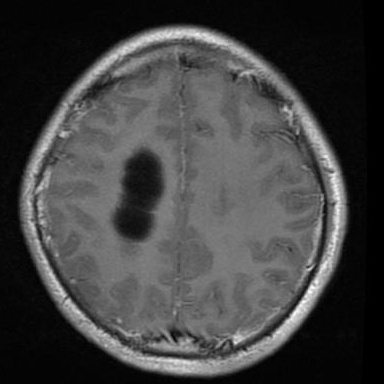
#> input picture Classifier Models/WebAPP/challenging_test_images/glioma_0002_Tr-gl_0228_variation_B_center_crop_75.jpg, 384 x 384 px
$ python -i create_challenging_test_images.py   (imports and definitions only)
#> lines starting #> are read from the running program, lines starting #| are printed output that depends on the picture
import cv2
import numpy as np
import os
from PIL import Image, ImageEnhance, ImageFilter
import random
from scipy import ndimage
import matplotlib.pyplot as plt

def create_challenging_augmentations(image_path, output_dir="challenging_test_images"):
    """
    Create challenging augmented MRI scans that will really test all 3 models
    """
#> called with output_dir = 'challenging_test_images'
    # Create output directory
    os.makedirs(output_dir, exist_ok=True)

    # Load the original image
    img = cv2.imread(image_path)
#> img is the input picture: shape (384, 384, 3); min 0, max 255, mean 65.2
    if img is None:
        print(f"Error: Could not load image {image_path}")
        return

    # Convert to RGB for PIL operations
    img_rgb = cv2.cvtColor(img, cv2.COLOR_BGR2RGB)
    pil_img = Image.fromarray(img_rgb)

    # Get base filename
    base_name = os.path.splitext(os.path.basename(image_path))[0]

    print(f"Creating challenging augmented images from: {base_name}")

    # 1. EXTREME BLUR - Test model robustness to image quality
    print("Creating extreme blur variations...")
    for blur_level in [15, 25, 35]:
        blurred = cv2.GaussianBlur(img, (blur_level, blur_level), 0)
        cv2.imwrite(f"{output_dir}/{base_name}_extreme_blur_{blur_level}.jpg", blurred)

    # 2. NOISE CORRUPTION - Test noise robustness
    print("Creating noise corruption variations...")
    for noise_level in [0.1, 0.2, 0.3]:
        noise = np.random.normal(0, noise_level * 255, img.shape).astype(np.uint8)
        noisy_img = cv2.add(img, noise)
        cv2.imwrite(f"{output_dir}/{base_name}_noise_{int(noise_level*100)}.jpg", noisy_img)

    # 3. ROTATION CHALLENGES - Test geometric robustness
    print("Creating rotation challenges...")
    for angle in [15, 30, 45, -15, -30, -45]:
        h, w = img.shape[:2]
        center = (w // 2, h // 2)
        rotation_matrix = cv2.getRotationMatrix2D(center, angle, 1.0)
        rotated = cv2.warpAffine(img, rotation_matrix, (w, h), borderValue=(0, 0, 0))
        cv2.imwrite(f"{output_dir}/{base_name}_rotated_{angle}.jpg", rotated)
#> this loop made 6 passes
#> rotation_matrix on passes 1 to 6: [[0.966, 0.259, -43.15], [-0.259, 0.966, 56.24]], [[0.866, 0.5, -70.28], [-0.5, 0.866, 121.7]], [[0.707, 0.707, -79.53], [-0.707, 0.707, 192]], [[0.966, -0.259, 56.24], [0.259, 0.966, -43.15]], [[0.866, -0.5, 121.7], [0.5, 0.866, -70.28]], [[0.707, -0.707, 192], [0.707, 0.707, -79.53]]
#> pass 1, in create_challenging_augmentations, `rotated = cv2.warpAffine(img, rotation_matrix, (w, h), borderValue=(0,..`:
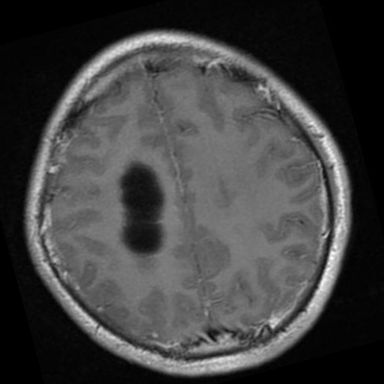
#> rotated: shape (384, 384, 3); min 0, max 251, mean 64.9

    # 4. BRIGHTNESS/CONTRAST EXTREMES - Test photometric robustness
    print("Creating brightness/contrast extremes...")
    pil_img = Image.fromarray(cv2.cvtColor(img, cv2.COLOR_BGR2RGB))

    # Very dark
    enhancer = ImageEnhance.Brightness(pil_img)
    dark_img = enhancer.enhance(0.3)
    cv2.imwrite(f"{output_dir}/{base_name}_very_dark.jpg", cv2.cvtColor(np.array(dark_img), cv2.COLOR_RGB2BGR))

    # Very bright
    bright_img = enhancer.enhance(2.0)
    cv2.imwrite(f"{output_dir}/{base_name}_very_bright.jpg", cv2.cvtColor(np.array(bright_img), cv2.COLOR_RGB2BGR))

    # Low contrast
    contrast_enhancer = ImageEnhance.Contrast(pil_img)
    low_contrast = contrast_enhancer.enhance(0.3)
    cv2.imwrite(f"{output_dir}/{base_name}_low_contrast.jpg", cv2.cvtColor(np.array(low_contrast), cv2.COLOR_RGB2BGR))

    # High contrast
    high_contrast = contrast_enhancer.enhance(2.5)
    cv2.imwrite(f"{output_dir}/{base_name}_high_contrast.jpg", cv2.cvtColor(np.array(high_contrast), cv2.COLOR_RGB2BGR))

    # 5. CROPPING CHALLENGES - Test partial image recognition
    print("Creating cropping challenges...")
    h, w = img.shape[:2]

    # Center crop (75% of original)
    crop_size = int(min(h, w) * 0.75)
#> crop_size = 288
    start_h = (h - crop_size) // 2
#> start_h = 48
    start_w = (w - crop_size) // 2
#> start_w = 48
    cropped = img[start_h:start_h+crop_size, start_w:start_w+crop_size]
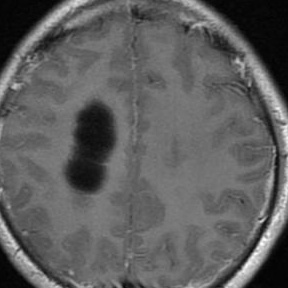
#> cropped: shape (288, 288, 3); min 1, max 255, mean 94.5
    cv2.imwrite(f"{output_dir}/{base_name}_center_crop_75.jpg", cropped)

    # Corner crop
    corner_crop = img[:crop_size, :crop_size]
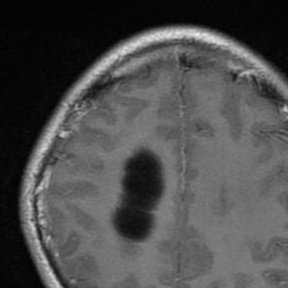
#> corner_crop: shape (288, 288, 3); min 0, max 239, mean 77.3
    cv2.imwrite(f"{output_dir}/{base_name}_corner_crop.jpg", corner_crop)

    # 6. SCALING CHALLENGES - Test different resolutions
    print("Creating scaling challenges...")
    for scale in [0.5, 0.75, 1.5, 2.0]:
        new_h, new_w = int(h * scale), int(w * scale)
        scaled = cv2.resize(img, (new_w, new_h), interpolation=cv2.INTER_LINEAR)
        cv2.imwrite(f"{output_dir}/{base_name}_scale_{scale}.jpg", scaled)

    # 7. MIXED AUGMENTATIONS - Combine multiple challenges
    print("Creating mixed augmentation challenges...")

    # Blur + Noise
    blurred = cv2.GaussianBlur(img, (15, 15), 0)
    noise = np.random.normal(0, 0.15 * 255, blurred.shape).astype(np.uint8)
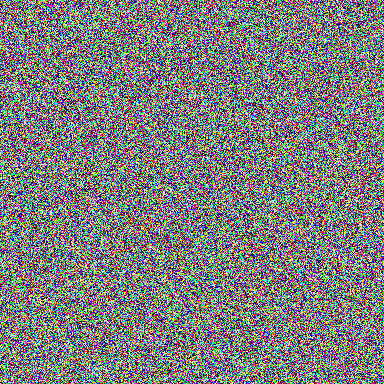
#> noise: shape (384, 384, 3); mean B, G, R 125.5, 125.5, 125.1
    mixed1 = cv2.add(blurred, noise)
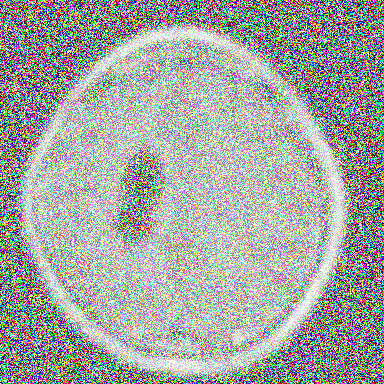
#> mixed1: shape (384, 384, 3); mean B, G, R 168.4, 168.4, 168.1
    cv2.imwrite(f"{output_dir}/{base_name}_blur_noise_mixed.jpg", mixed1)

    # Rotation + Brightness
    h, w = img.shape[:2]
    center = (w // 2, h // 2)
    rotation_matrix = cv2.getRotationMatrix2D(center, 20, 1.0)
#> rotation_matrix = [[0.94, 0.342, -54.09], [-0.342, 0.94, 77.25]]
    rotated = cv2.warpAffine(img, rotation_matrix, (w, h), borderValue=(0, 0, 0))
    pil_rotated = Image.fromarray(cv2.cvtColor(rotated, cv2.COLOR_BGR2RGB))
    enhancer = ImageEnhance.Brightness(pil_rotated)
    bright_rotated = enhancer.enhance(1.5)
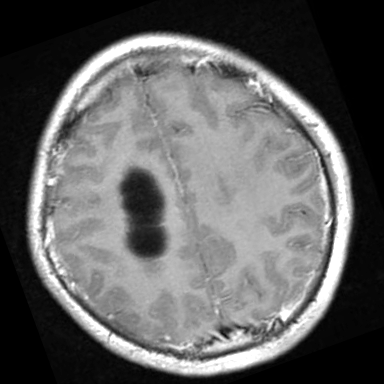
#> bright_rotated: PIL image 384x384 RGB; min 0, max 255, mean 96.2
    cv2.imwrite(f"{output_dir}/{base_name}_rotated_bright_mixed.jpg", cv2.cvtColor(np.array(bright_rotated), cv2.COLOR_RGB2BGR))

    # 8. EDGE CASES - Very challenging scenarios
    print("Creating edge case challenges...")

    # Heavily compressed (simulate poor quality)
    cv2.imwrite(f"{output_dir}/{base_name}_compressed.jpg", img, [cv2.IMWRITE_JPEG_QUALITY, 20])

    # Salt and pepper noise
    salt_pepper = img.copy()
    noise = np.random.random(img.shape[:2])
    salt_pepper[noise < 0.05] = 0  # Salt
    salt_pepper[noise > 0.95] = 255  # Pepper
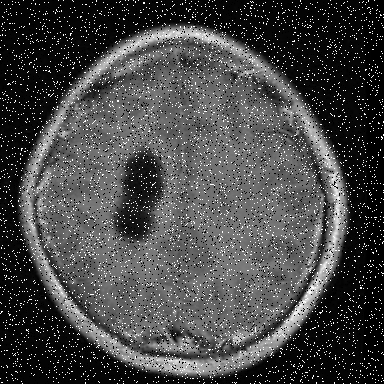
#> salt_pepper: shape (384, 384, 3); min 0, max 255, mean 71.3
    cv2.imwrite(f"{output_dir}/{base_name}_salt_pepper.jpg", salt_pepper)

    # Motion blur simulation
    kernel = np.zeros((9, 9))
    kernel[4, :] = np.ones(9) / 9
    motion_blurred = cv2.filter2D(img, -1, kernel)
    cv2.imwrite(f"{output_dir}/{base_name}_motion_blur.jpg", motion_blurred)

    print(f"✅ Created {len(os.listdir(output_dir))} challenging test images in {output_dir}/")
    print("\n🎯 These images will test:")
    print("   • Model robustness to image quality")
    print("   • Geometric transformation handling")
    print("   • Photometric variation adaptation")
    print("   • Noise and corruption resistance")
    print("   • Partial image recognition")
    print("   • Resolution scaling capabilities")

def create_test_suite():
    """
    Create a comprehensive test suite from existing images
    """
    # Find existing test images
    test_images = []

    # Check various directories for test images
    directories_to_check = [
        "uploads",
        "../uploads",
        "../../uploads",
        "../../Beta/uploads",
        "../../Classifier Models/WebAPP/uploads"
    ]

    for directory in directories_to_check:
        if os.path.exists(directory):
            for file in os.listdir(directory):
                if file.lower().endswith(('.jpg', '.jpeg', '.png')):
                    test_images.append(os.path.join(directory, file))

    if not test_images:
        print("❌ No test images found. Please add some MRI images to test with.")
        return

    print(f"Found {len(test_images)} test images:")
    for img in test_images:
        print(f"  • {img}")

    # Create challenging augmentations for each image
    for img_path in test_images[:3]:  # Limit to first 3 images to avoid too many files
        if os.path.exists(img_path):
            create_challenging_augmentations(img_path)

    print(f"\n🚀 Test suite created! Upload these images to test your 3 models:")
    print(f"   📁 Check the 'challenging_test_images' folder")
    print(f"   🧠 These will really stress-test Original, VariationA, and VariationB models!")

# [4 lines not run here, left out]

>>> result = create_challenging_augmentations('challenging_test_images/glioma_0002_Tr-gl_0228_variation_B_center_crop_75.jpg')

$ run again, on Classifier Models/WebAPP/challenging_test_images/glioma_0002_Tr-gl_0228_variation_B_noise_10.jpg
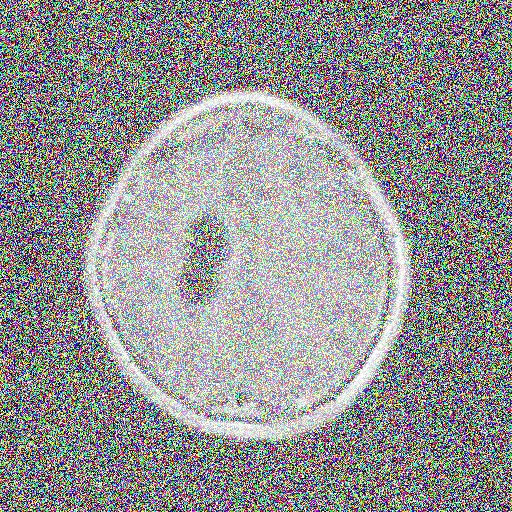
#> input picture Classifier Models/WebAPP/challenging_test_images/glioma_0002_Tr-gl_0228_variation_B_noise_10.jpg, 512 x 512 px
#> in create_challenging_augmentations, img is the input picture: shape (512, 512, 3); mean B, G, R 146.9, 147.2, 146.6
#> the loop in create_challenging_augmentations, `for angle in [15, 30, 45, -15, -30, -45]:` made 6 passes
#> rotation_matrix on passes 1 to 6: [[0.966, 0.259, -57.53], [-0.259, 0.966, 74.98]], [[0.866, 0.5, -93.7], [-0.5, 0.866, 162.3]], [[0.707, 0.707, -106], [-0.707, 0.707, 256]], [[0.966, -0.259, 74.98], [0.259, 0.966, -57.53]], [[0.866, -0.5, 162.3], [0.5, 0.866, -93.7]], [[0.707, -0.707, 256], [0.707, 0.707, -106]]
#> pass 1, in create_challenging_augmentations, `rotated = cv2.warpAffine(img, rotation_matrix, (w, h), borderValue=(0,..`:
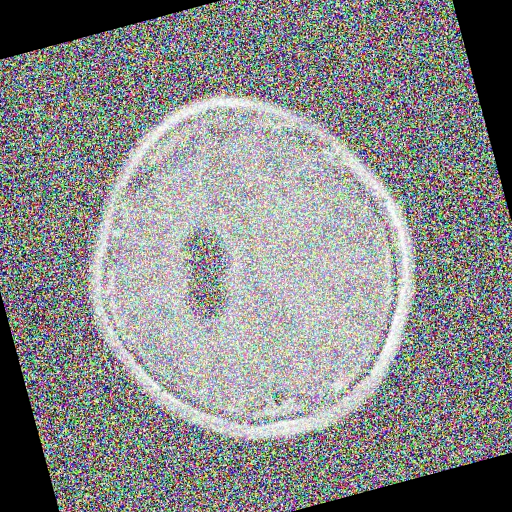
#> rotated: shape (512, 512, 3); mean B, G, R 134.3, 134.6, 134.1
#> in create_challenging_augmentations, `noise = np.random.normal(0, 0.15 * 255, blurred.shape).astype(np.uint8)`:
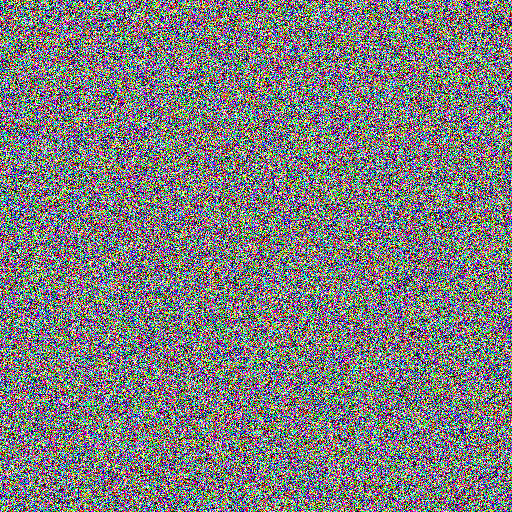
#> noise: shape (512, 512, 3); mean B, G, R 125.5, 125.2, 125.5
#> in create_challenging_augmentations, `rotation_matrix = cv2.getRotationMatrix2D(center, 20, 1.0)`: rotation_matrix = [[0.94, 0.342, -72.12], [-0.342, 0.94, 103]]
